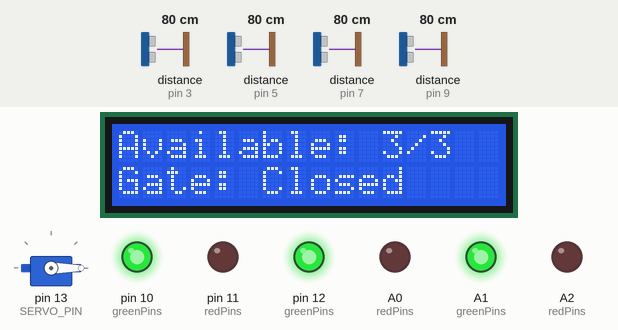
Bench run of a sketch on a simulated Arduino Uno, built with avr-gcc and run on an emulated ATmega328P. On the bench: servo, 16×2 character LCD, output pins drawn as LEDs (lit = HIGH). Wiring (inferred from the names in the program): 4 × ultrasonic range finder: trigger pin 2, echo pin 3 / trigger pin 4, echo pin 5 / trigger pin 6, echo pin 7 / trigger pin 8, echo pin 9. The inputs (shaded band) are chosen by the test bench; at power-on: distance to the obstacle (sensors on pin 3, pin 5, pin 7, pin 9) 80 cm. The echo pulse lasts 58.3 µs per cm; pins used as bus, display or sensor lines are not drawn; what the sketch prints to the serial monitor is not drawn.

Above: at 3.2 s.
3.3 s: distance to the obstacle (sensor on pin 3) set to 33 cm
6.5 s: distance to the obstacle (sensor on pin 3) set to 28 cm
At 7.4 s:
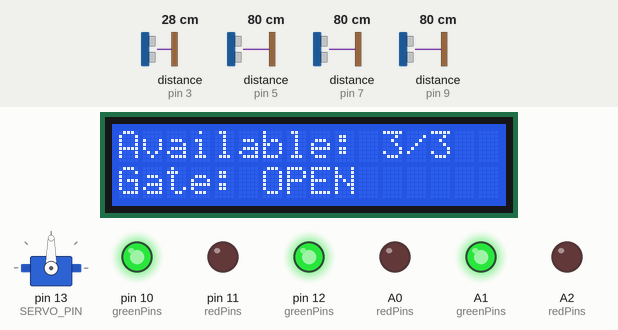
At 12.2 s:
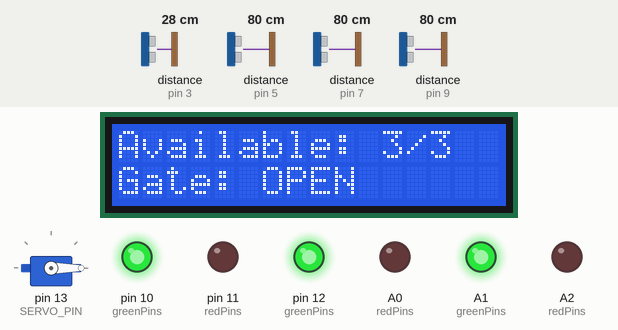
Timing chart, 0 to 13.9 s (numbered marks = the images above; inputs shaded):
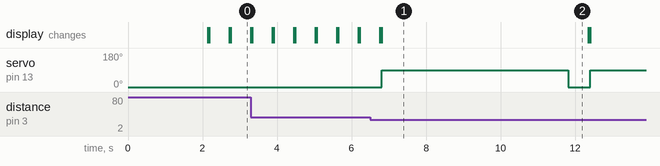

The sketch:

smart_parking_system.ino
```cpp
/*
 * =========================================================================
 *  Project 07: Smart Parking System
 *  Board: Arduino UNO
 *  Sensors: 4x HC-SR04 Ultrasonic (3 slots + 1 entry)
 *  Actuator: SG90 Servo Motor (gate barrier)
 *  Display: 16x2 LCD (I2C)
 * =========================================================================
 */

#include <Servo.h>
#include <Wire.h>
#include <LiquidCrystal_I2C.h>

// ======================== PIN DEFINITIONS ========================
// Entry sensor
#define ENTRY_TRIG    2
#define ENTRY_ECHO    3

// Slot sensors
#define SLOT1_TRIG    4
#define SLOT1_ECHO    5
#define SLOT2_TRIG    6
#define SLOT2_ECHO    7
#define SLOT3_TRIG    8
#define SLOT3_ECHO    9

// Servo
#define SERVO_PIN     13

// LEDs (Green = empty, Red = occupied)
#define SLOT1_GREEN   10
#define SLOT1_RED     11
#define SLOT2_GREEN   12
#define SLOT2_RED     A0    // Using analog pins as digital
#define SLOT3_GREEN   A1
#define SLOT3_RED     A2

// ======================== CONSTANTS =============================
#define SLOT_THRESHOLD  10    // Distance (cm) below which slot is occupied
#define ENTRY_THRESHOLD 30    // Distance (cm) to detect approaching vehicle
#define GATE_OPEN       90    // Servo angle for open gate
#define GATE_CLOSED     0     // Servo angle for closed gate
#define TOTAL_SLOTS     3

// ======================== OBJECTS ================================
Servo gateServo;
LiquidCrystal_I2C lcd(0x27, 16, 2);

// ======================== VARIABLES ==============================
bool slotOccupied[TOTAL_SLOTS] = {false, false, false};
int  trigPins[TOTAL_SLOTS]     = {SLOT1_TRIG, SLOT2_TRIG, SLOT3_TRIG};
int  echoPins[TOTAL_SLOTS]     = {SLOT1_ECHO, SLOT2_ECHO, SLOT3_ECHO};
int  greenPins[TOTAL_SLOTS]    = {SLOT1_GREEN, SLOT2_GREEN, SLOT3_GREEN};
int  redPins[TOTAL_SLOTS]      = {SLOT1_RED, SLOT2_RED, SLOT3_RED};
bool gateOpen = false;

// ======================== SETUP ==================================
void setup() {
  Serial.begin(9600);
  Serial.println("--- Smart Parking System ---");

  // Entry sensor pins
  pinMode(ENTRY_TRIG, OUTPUT);
  pinMode(ENTRY_ECHO, INPUT);

  // Slot sensor and LED pins
  for (int i = 0; i < TOTAL_SLOTS; i++) {
    pinMode(trigPins[i], OUTPUT);
    pinMode(echoPins[i], INPUT);
    pinMode(greenPins[i], OUTPUT);
    pinMode(redPins[i], OUTPUT);
    // Default: all slots empty (green ON)
    digitalWrite(greenPins[i], HIGH);
    digitalWrite(redPins[i], LOW);
  }

  // Servo
  gateServo.attach(SERVO_PIN);
  gateServo.write(GATE_CLOSED);

  // LCD
  lcd.init();
  lcd.backlight();
  lcd.setCursor(0, 0);
  lcd.print("Smart Parking");
  lcd.setCursor(0, 1);
  lcd.print("System Ready!");
  delay(2000);

  Serial.println("System initialized.");
}

// ======================== MAIN LOOP ==============================
void loop() {
  // ---- Check all parking slots ----
  int availableSlots = 0;

  for (int i = 0; i < TOTAL_SLOTS; i++) {
    float distance = measureDistance(trigPins[i], echoPins[i]);

    if (distance > 0 && distance < SLOT_THRESHOLD) {
      // Slot occupied
      slotOccupied[i] = true;
      digitalWrite(greenPins[i], LOW);
      digitalWrite(redPins[i], HIGH);
    } else {
      // Slot empty
      slotOccupied[i] = false;
      digitalWrite(greenPins[i], HIGH);
      digitalWrite(redPins[i], LOW);
      availableSlots++;
    }

    Serial.print("Slot ");
    Serial.print(i + 1);
    Serial.print(": ");
    Serial.print(distance, 1);
    Serial.print(" cm → ");
    Serial.println(slotOccupied[i] ? "OCCUPIED" : "EMPTY");
  }

  // ---- Update LCD ----
  lcd.clear();
  if (availableSlots > 0) {
    lcd.setCursor(0, 0);
    lcd.print("Available: ");
    lcd.print(availableSlots);
    lcd.print("/");
    lcd.print(TOTAL_SLOTS);
  } else {
    lcd.setCursor(0, 0);
    lcd.print("!! PARKING FULL !!");
  }

  // ---- Check entry sensor ----
  float entryDist = measureDistance(ENTRY_TRIG, ENTRY_ECHO);
  Serial.print("Entry Sensor: ");
  Serial.print(entryDist, 1);
  Serial.println(" cm");

  if (entryDist > 0 && entryDist < ENTRY_THRESHOLD) {
    // Vehicle approaching
    if (availableSlots > 0 && !gateOpen) {
      // Open gate
      Serial.println(">> Vehicle detected — Opening gate");
      gateServo.write(GATE_OPEN);
      gateOpen = true;

      lcd.setCursor(0, 1);
      lcd.print("Gate: OPEN");

      delay(5000);   // Keep gate open for 5 seconds

      gateServo.write(GATE_CLOSED);
      gateOpen = false;
      Serial.println(">> Gate closed");
    } else if (availableSlots == 0) {
      lcd.setCursor(0, 1);
      lcd.print("Gate: CLOSED");
      Serial.println(">> Parking full — gate remains closed");

      // Short beep to indicate full
      // (Could add buzzer here)
    }
  } else {
    lcd.setCursor(0, 1);
    lcd.print("Gate: Closed");
  }

  Serial.println("----------------------------");
  delay(500);
}

// ======================== DISTANCE MEASUREMENT ===================
float measureDistance(int trigPin, int echoPin) {
  // Send trigger pulse
  digitalWrite(trigPin, LOW);
  delayMicroseconds(2);
  digitalWrite(trigPin, HIGH);
  delayMicroseconds(10);
  digitalWrite(trigPin, LOW);

  // Measure echo duration
  long duration = pulseIn(echoPin, HIGH, 25000);  // Timeout: 25ms

  if (duration == 0) return -1;   // No echo received

  // Calculate distance: Speed of sound = 343 m/s
  float distance = duration * 0.0343 / 2.0;
  return distance;
}
```

Measured:
- the behaviour switches between 31 and 30 cm on distance to the obstacle (sensor on pin 3) (found by bisection; images 0 and 1)
- after the input at 6.5 s, servo on pin 13 (SERVO_PIN): 0° → 90° after 0.31 s, → 0° 5.0 s later, → 90° 0.59 s later; the display: first differs from a run without the input after 0.32 s (image 1)
- what the display in image 0 shows lasts 0.5 s, from 2.8 s to 3.3 s
- what the display in image 1 shows lasts 5.6 s, from 6.8 s to 12.4 s
